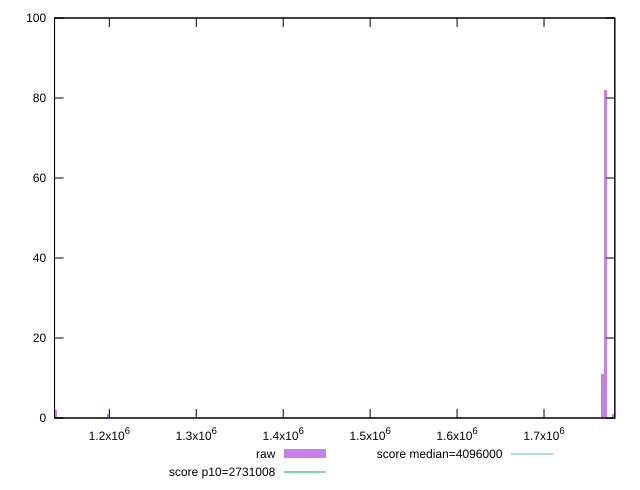

The gnuplot source for this figure:
reset

$raw <<EOF
1782543.7674999996 3
1779517.3774023766 1
1767411.8170118842 11
1770438.2071095072 82
1137922.6767062815 2
1198450.4786587434 1
EOF

set key outside below
set boxwidth 3026.3900976230893
set xrange [1136960:1781443]
set yrange [0:100]
set trange [0:100]
set style fill transparent solid 0.5 noborder

set parametric
set terminal svg size 640, 490 enhanced background rgb 'white'
set output "reports/report_00028_2021-02-24T12-49-42.674Z/total-byte-weight/samples/music/raw/histogram.svg"

plot $raw title "raw" with boxes, \
     2731008,t title "score p10=2731008", \
     4096000,t title "score median=4096000"

reset
